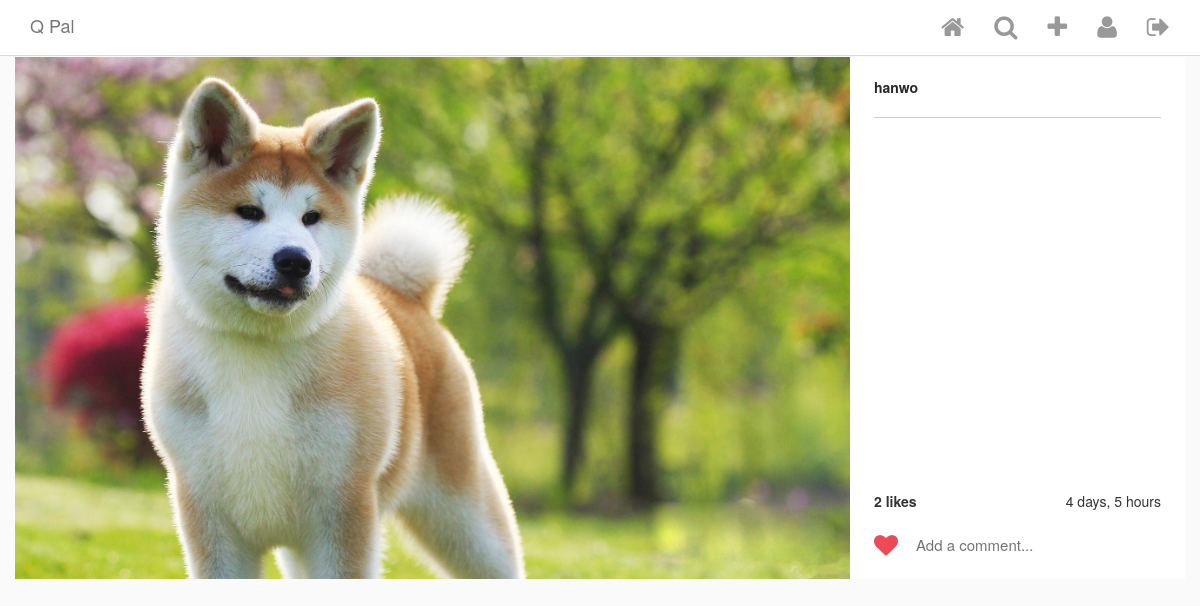
The page /post/1/ (signed in) on the database as committed earlier.
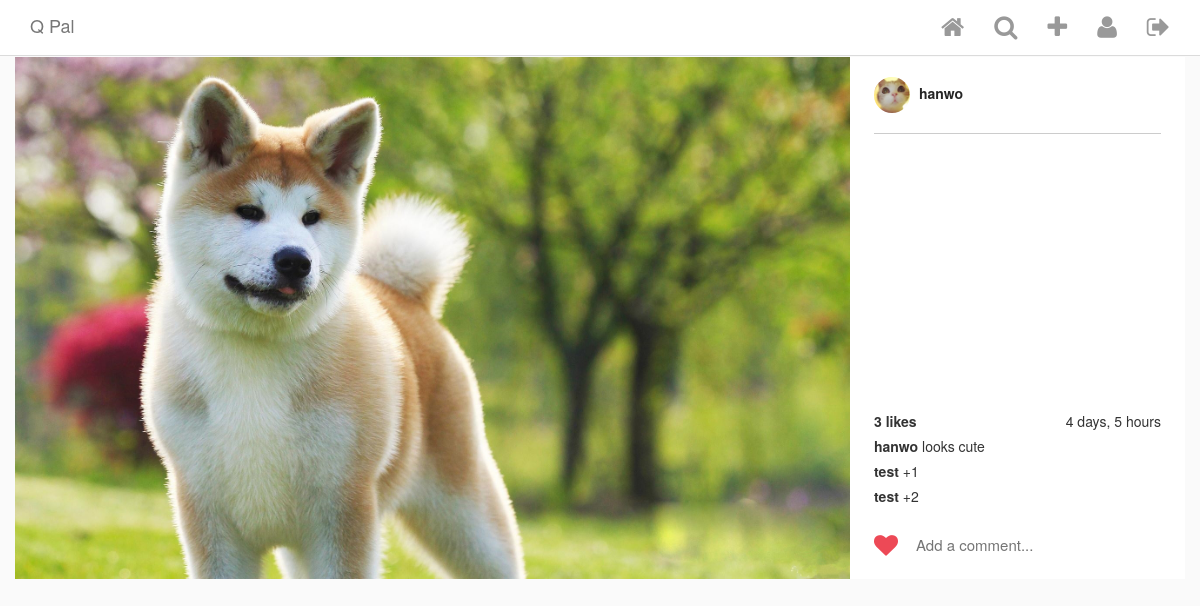
The same page on the database as committed later.
### Insta/models.py (models this page shows, shortened)
class Post(models.Model):
    author = models.ForeignKey(
        InstaUser,
        on_delete = models.CASCADE,
        related_name = 'my_posts'
    )
    title = models.TextField(blank = True, null = True)
    image = ProcessedImageField(
        upload_to = 'static/images/posts',
        format = 'JPEG',
        options = {'quality' : 100},
        blank = True,
        null = True
    )
    posted_on = models.DateTimeField(
        auto_now_add = True,
        editable = False,
        blank = True,
        null = True,
    )
    def get_like_count(self):
        return self.likes.count()

class InstaUser(AbstractUser):
    profile_pic = ProcessedImageField(
        upload_to = 'static/images/profiles',
        format = 'JPEG',
        options = {'quality' : 100},
        blank = True,
        null = True
    )

class Comment(models.Model):
    post = models.ForeignKey(Post, on_delete = models.CASCADE, related_name='comments',)
    user = models.ForeignKey(InstaUser, on_delete=models.CASCADE)
    comment = models.CharField(max_length=100)
    posted_on = models.DateTimeField(auto_now_add = True, editable = False)

### Insta/views.py (the view)
# urls.py: path('post/<int:pk>/', PostDetailView.as_view(), name = 'post_detail'),
class PostDetailView(LoginRequiredMixin, DetailView):
    model = Post
    template_name = 'post_detail.html'
    def get_context_data(self, **kwargs):
        data = super().get_context_data(**kwargs)
        liked = Like.objects.filter(post=self.kwargs.get('pk'), user=self.request.user).first()
        if liked:
            data['liked'] = 1
        else:
            data['liked'] = 0
        return data

### templates/post_detail.html (shortened to what this page needs)
{% extends "base.html" %}
{% load custom_tags %}
{% block content %}
<div class="row single-post">
    <div class="single-post-card view-update {{ object.pk }}">
        <div class="header">
            <a href="{% url 'user_detail' object.author.pk%}">
                {% if object.author.profile_pic %}
                    <img class="picture-circle--medium" src="/{{object.author.profile_pic}}">
                {% endif %}
                {{ object.author.username }}
            </a>
        </div>
        <div class="image__wrapper">
            <img class="card__main-image" src="/{{object.image}}" width='1000', height='1000'>
        </div>
        <div class="comments-portion">
            <div class="likes-timestamp-row">
                <div class="likes">
                    {% if object.get_like_count %}
                        {{ object.get_like_count }} like{% if object.get_like_count > 1 %}s{% endif %}
                    {% endif %}
                </div>
                <div class="timestamp">
                    {{ object.posted_on|timesince }}
                </div>
            </div>
            <ul class="comment-list">
                {% for comment in object.comments.all %}
                <li class="comment-list__comment">
                    <a href="{% url 'user_detail' comment.user.pk %}" class="user">
                        {{ comment.user.username }}
                    </a>
                    <span class="comment">{{ comment.comment }}</span>
                </li>
                {% endfor %}
            </ul>
            <section class="input-row">
                <i class="fa {% if liked %}fa-heart{% else %}fa-heart-o{% endif %} submit-like" aria-hidden="true"></i>
                <div class="comment-input-wrapper">
                    <input class="add-comment" type="text" placeholder="Add a comment...">
                </div>
            </section>
        </div>
    </div>
</div>
{% endblock content %}

Rows that differ between the two databases and show on the page:
changed through a linked row, Post "hanwo": author.profile_pic: picture added; get_like_count "2" → "3"
added Comment: user.username "hanwo", comment "looks cute"
added Comment: user.username "test", comment "+1"
added Comment: user.username "test", comment "+2"
